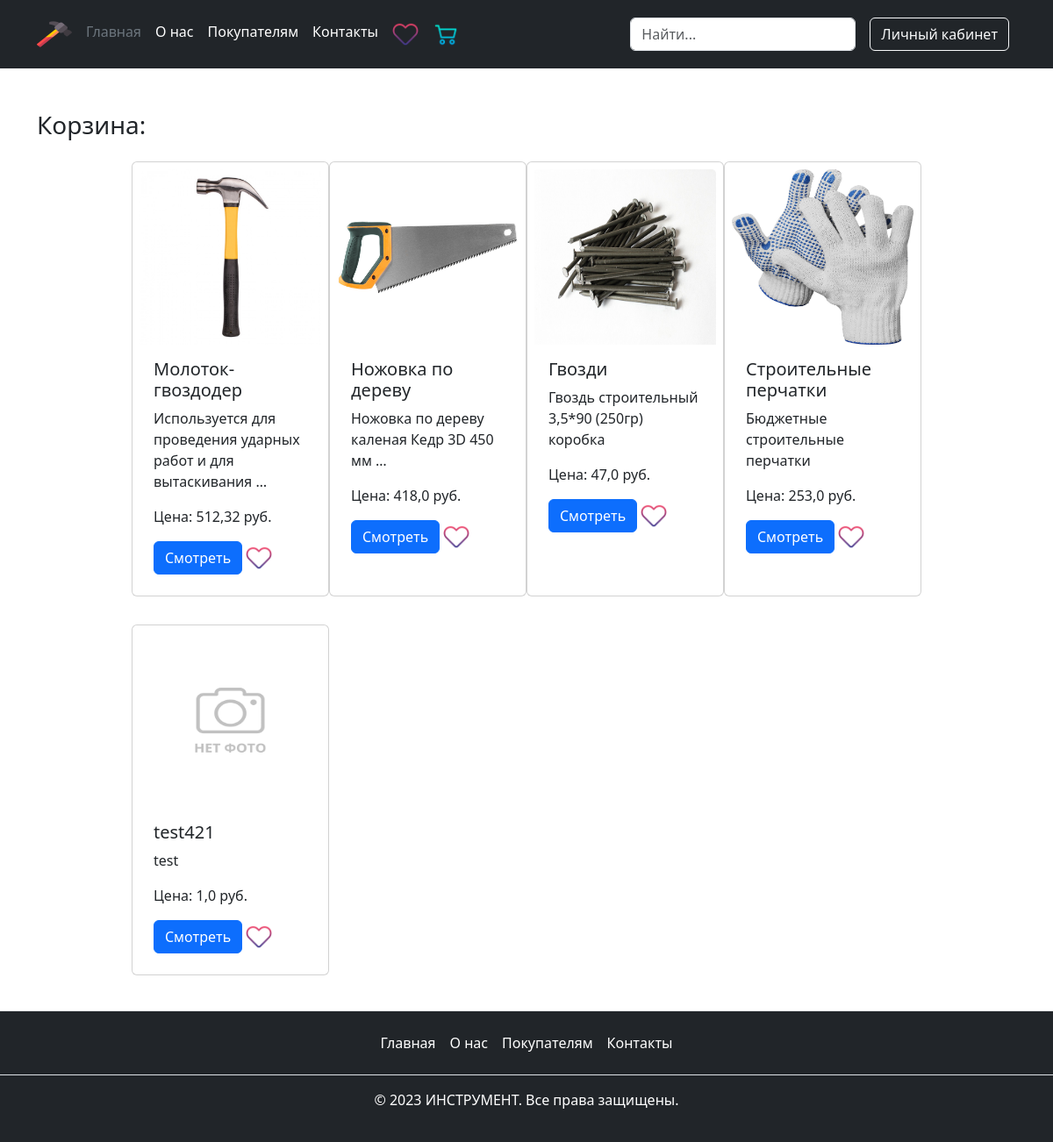
/cart_view/eugene/ (signed in), run on the app's committed database.
### main/models.py (models this page shows, shortened)
class Published(models.Model):
    is_published = models.BooleanField(
        default=True,
        verbose_name='Опубликовано',
        help_text='Снимите галочку, чтобы скрыть публикацию.'
    )
    created_at = models.DateTimeField(
        verbose_name='Добавлено',
        auto_now_add=True
    )
    class Meta:
        abstract = True

class Product(Published):
    title = models.CharField(
        max_length=40,
        verbose_name='Название инструмента'
    )
    description = models.TextField(
        verbose_name='Описание инструмента'
    )
    parameters = models.TextField(
        verbose_name='Параметры инструмента'
    )
    category = models.ForeignKey(
        Category,
        on_delete=models.CASCADE,
        verbose_name='Категория',
        related_name='products_category'
    )
    product_type = models.ForeignKey(
        ProductType,
        on_delete=models.CASCADE,
        verbose_name='Тип продукта',
        related_name='products_type'
    )
    image = models.ImageField(
        upload_to='product/',
        null=True,
        blank=True,
        verbose_name='Фото инструмента'
    )
    pub_date = models.DateTimeField(
        verbose_name='Дата и время публикации',
        help_text='Если установить дату и время в будущем'
                  ' — можно делать отложенные публикации.'
    )
    price = models.FloatField(
        verbose_name='Цена',
        validators=[MinValueValidator(0)],
        help_text='Цена не может быть ниже нуля.',
        default=1
    )
    class Meta:
        verbose_name = 'инструмент'
        verbose_name_plural = 'Инструменты'
        ordering = ('pub_date',)

### main/views.py (the view)
class CartDetailView(
    LoginRequiredMixin,
    CartAndFavViewMixin,
    DetailView
):
    template_name = 'main/cart.html'
    def get_context_data(self, **kwargs):
        context = super().get_context_data(**kwargs)
        cart, created = Cart.objects.get_or_create(user=self.request.user)
        context['cart'] = cart
        return context

### templates/main/cart.html (shortened to what this page needs)
{% extends "base.html" %}
{% load static %}
{% block content %}
  <div class="container mt-5">
    <h3>Корзина:</h3>
  </div>
  <div class="container col-md-9">
    <div class="row">
        {% for product in cart.product.all %}
          <div class="card col-md-3 my-3 p-2">
            {% if product.image %}
              <img class="card-img-top" src="{{ product.image.url }}" alt="{{ product.title }}" width="120" height="200">
            {% else %}
              <img class="card-img-top" src="{% static 'images/no_img.png' %}" alt="{{ product.title }}" width="120" height="200">
            {% endif %}
            <div class="card-body">
              <h5 class="card-title">{{ product.title }}</h5>
              <p class="card-text">{{ product.description|truncatewords:8 }}</p>
              <p class="card-price">Цена: {{ product.price }} руб.</p>
              <a href="{% url 'main:product_detail' product.category.slug product.product_type.slug product.pk %}" class="btn btn-primary">
                Смотреть
              </a>
              <img src="{% static 'images/add_favorites.png' %}" width="30" height="30">
            </div>
          </div>
        {% endfor %}
    </div>
  </div>
{% endblock %}

### static_dev/css/main.css (style rules this page uses)
html { position: relative; min-height: 100%; }

### data on the page
Product: image (picture), title "Молоток-гвоздодер", description "Используется для проведения ударных работ и для вытаскивания …", price "512,32"
Product: image (picture), title "Ножовка по дереву", description "Ножовка по дереву каленая Кедр 3D 450 мм …", price "418,0"
Product: image (picture), title "Гвозди", description "Гвоздь строительный 3,5*90 (250гр) коробка", price "47,0"
Product: image (picture), title "Строительные перчатки", description "Бюджетные строительные перчатки", price "253,0"
Product: title "test421", description "test", price "1,0"
